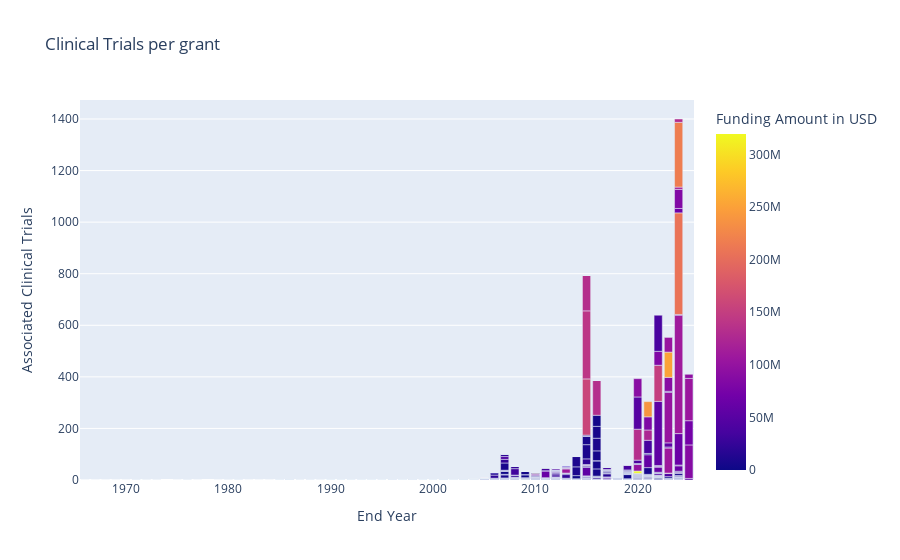

Notebook code cell kept with this figure:
### Code cell
px.bar(grants, 
       x="End Year", y="Associated Clinical Trials", 
       color="Funding Amount in USD", 
       hover_name="Title", 
       hover_data=['Dimensions ID', 'Start Year', 'End Year', 'Funder', 'Funder Country'],
       title=f"Clinical Trials per grant")

### Figure 1 — Plotly figure (JSON) as saved in the notebook; plotly's stock layout.template omitted (floating-point values rounded to 4 significant figures; data arrays with more than 128 entries replaced by an {"elided": "..."} marker saying what was removed)
{"data": [{"alignmentgroup": "True", "customdata": {"elided": "1158x4 mixed values"}, "hovertemplate": "<b>%{hovertext}</b><br><br>End Year=%{x}<br>Associated Clinical Trials=%{y}<br>Dimensions ID=%{customdata[0]}<br>Start Year=%{customdata[1]}<br>Funder=%{customdata[2]}<br>Funder Country=%{customdata[3]}<br>Funding Amount in USD=%{marker.color}<extra></extra>", "hovertext": {"elided": "1158 str values"}, "legendgroup": "", "marker": {"color": {"elided": "1158 int values"}, "coloraxis": "coloraxis", "pattern": {"shape": ""}}, "name": "", "offsetgroup": "", "orientation": "v", "showlegend": false, "textposition": "auto", "type": "bar", "x": {"elided": "1158 int values"}, "xaxis": "x", "y": {"elided": "1158 int values"}, "yaxis": "y"}], "layout": {"autosize": true, "barmode": "relative", "coloraxis": {"colorbar": {"title": {"text": "Funding Amount in USD"}}, "colorscale": [[0, "#0d0887"], [0.1111, "#46039f"], [0.2222, "#7201a8"], [0.3333, "#9c179e"], [0.4444, "#bd3786"], [0.5556, "#d8576b"], [0.6667, "#ed7953"], [0.7778, "#fb9f3a"], [0.8889, "#fdca26"], [1, "#f0f921"]]}, "legend": {"tracegroupgap": 0}, "title": {"text": "Clinical Trials per grant"}, "xaxis": {"anchor": "y", "autorange": true, "domain": [0, 1], "range": [1966.0, 2026.0], "title": {"text": "End Year"}, "type": "linear"}, "yaxis": {"anchor": "x", "autorange": true, "domain": [0, 1], "range": [0, 1474.0], "title": {"text": "Associated Clinical Trials"}, "type": "linear"}}}
